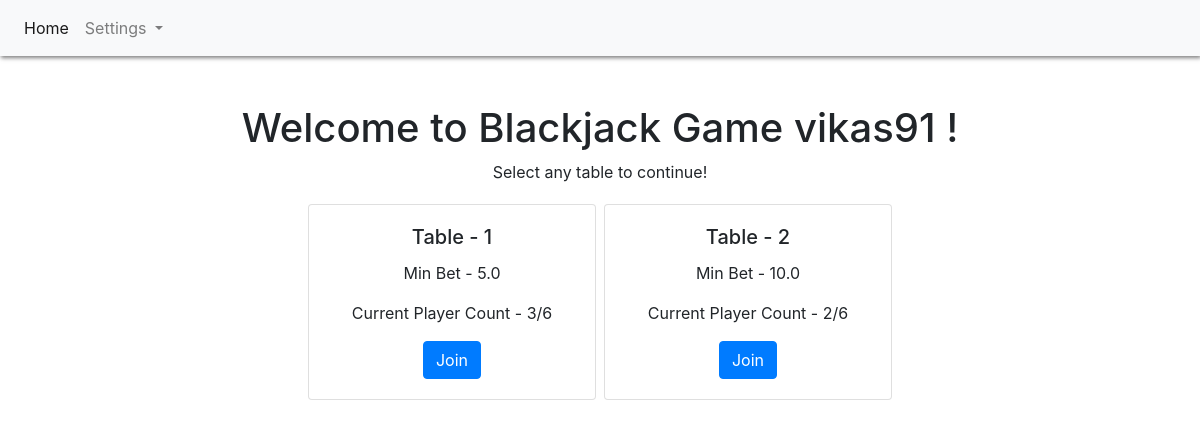
Screenshot of / (signed in) with the database file from the repository.
### webapp/models.py (models this page shows)
class Table(models.Model):
    TABLE_STATUS = (
        (0, 'inactive'),
        (1, 'active'),
    )
    min_bet = models.FloatField(default=0)
    player_count = models.IntegerField(default=0)
    table_status = models.IntegerField(choices=TABLE_STATUS, default=0)
    class Meta:
        db_table = 'tables'

### webapp/views.py (the view)
# urls.py: path('', Index.as_view(), name="index"),
@method_decorator(login_required, name='dispatch')
class Index(View):
    def get(self, request):
        error = request.GET.get("error")
        if(request.user.profile.wallet_value>=25):
            tables = Table.objects.filter(min_bet__lte=request.user.profile.wallet_value/5, player_count__lt=6)
        else:
            tables = None
        return render(request, 'index.html', {'tables': tables, 'error': error})

### webapp/templates/index.html (shortened to what this page needs)
<!DOCTYPE html>
<html>
<head>
  {% block css %}
    <link href="/static/css/bootstrap.min.css" rel="stylesheet" type="text/css">
    <link href="/static/css/app.css" rel="stylesheet" type="text/css">
  {% endblock %}
</head>
<body>
  <div class="app-main container">
    {% block header %}
    <div class="row">
      <nav class="navbar navbar-expand-lg navbar-light bg-light justify-content-between">
        <div class="collapse navbar-collapse" id="navbarSupportedContent">
          <ul class="navbar-nav mr-auto">
            {% if request.user.is_authenticated %}
            <li class="nav-item active">
              <a class="nav-link" href="/">Home <span class="sr-only">(current)</span></a>
            </li>
            <li class="nav-item dropdown">
              <a class="nav-link dropdown-toggle" href="#" id="navbarDropdown" role="button" data-toggle="dropdown" aria-haspopup="true" aria-expanded="false">
                Settings
              </a>
            </li>
            {% endif %}
          </ul>
        </div>
      </nav>
    </div>
    {% endblock %}
  <main class="text-center mt-5">
    {% block content %}
      <h1> Welcome to Blackjack Game {{request.user.username}} !</h1>
      {% if request.user.profile.wallet_value == 0 %}
      <p> Update your wallet value <a href="/profile">here</a>. Minimum wallet amount is $25!</p>
      {% else %}
      <p> Select any table to continue!</p>
      <div class="row px-3 justify-content-center">
        {% for table in tables %}
          <div class="card m-1" style="width: 18rem;">
            <div class="card-body">
              <h5 class="card-title">Table - {{table.id}}</h5>
              <p class="card-text">Min Bet - {{table.min_bet}}</p>
              <p class="card-text">Current Player Count - {{table.player_count}}/6</p>
              <a href="/table/{{table.id}}/join" class="btn btn-primary">Join</a>
            </div>
          </div>
        {% endfor %}
      </div>
      {% endif %}
    {% endblock %}
  </main>
  </div>
</body>
</html>

### webapp/static/css/app.css (style rules this page uses)
.app-main.container { max-width: none; }
.app-main.container .navbar { width: 100%; -webkit-box-shadow: 1px 2px 4px rgba(0, 0, 0, .5); -moz-box-shadow: 1px 2px 4px rgba(0, 0, 0, .5); box-shadow: 1px 2px 4px rgba(0, 0, 0, .5); }

### rows the page displays
Table: id "1", min_bet "5.0", player_count "3"
Table: id "2", min_bet "10.0", player_count "2"

### other values shown
{{ request.user.username }} "vikas91"
